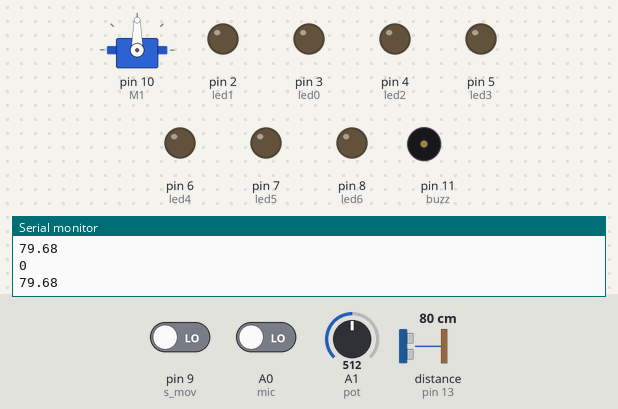
Bench run of a sketch on a simulated Arduino Uno, built with avr-gcc and run on an emulated ATmega328P. Shown: servo, output pins drawn as LEDs (lit = HIGH), buzzer (waves = sounding, pin HIGH), the last lines printed to the serial monitor. Wiring (inferred from the names in the program): ultrasonic range finder: trigger pin 12; echo pin 13. Inputs (shaded band) come from the test bench; at power-on: A0 (mic) LOW, A1 (pot) = 512, pin 9 (s_mov) LOW, distance to the obstacle (sensor on pin 13) 80 cm. The echo pulse lasts 58.3 µs per cm; random numbers use the default seed unless the sketch sets one; pins used as bus, display or sensor lines are not drawn.

Above: at 1.2 s.
1.3 s: A0 (mic) driven HIGH
At 1.45 s:
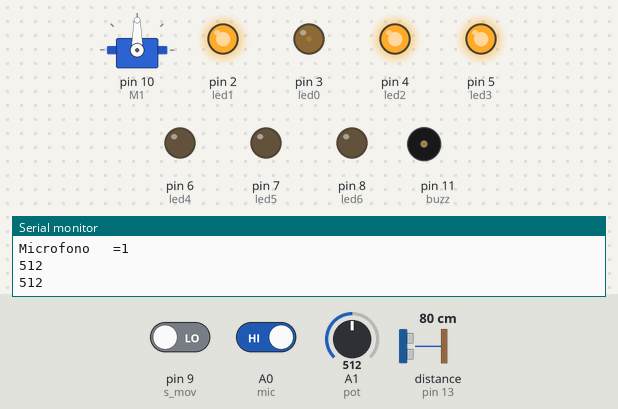
4.3 s: A1 (pot) set to 716
At 4.46 s:
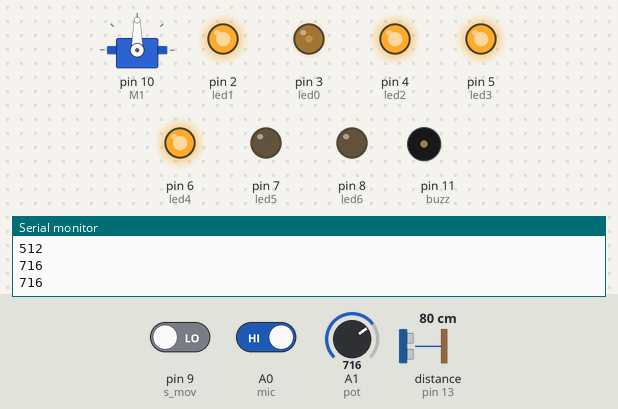
7.3 s: A1 (pot) set to 900
At 7.47 s:
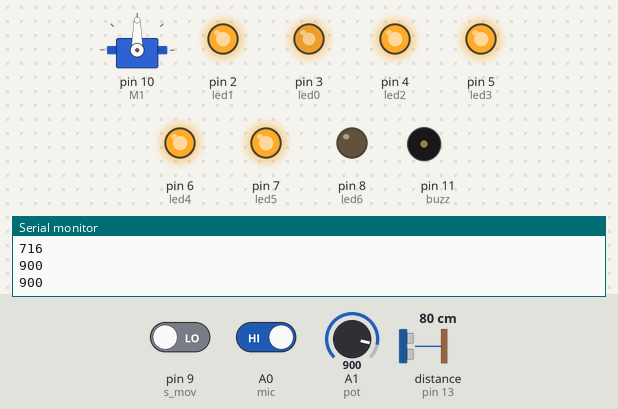
10.3 s: A1 (pot) set to 1023
At 10.49 s:
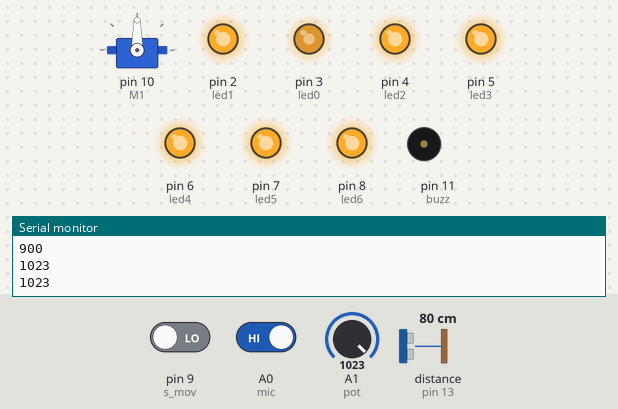
13.3 s: A1 (pot) set to 511
At 13.5 s:
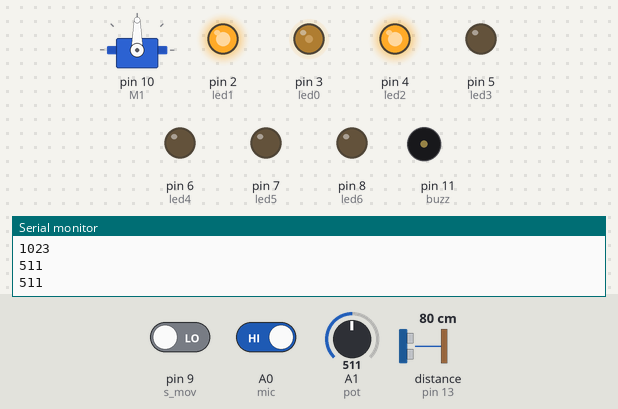
16.3 s: A1 (pot) set to 306
At 16.52 s:
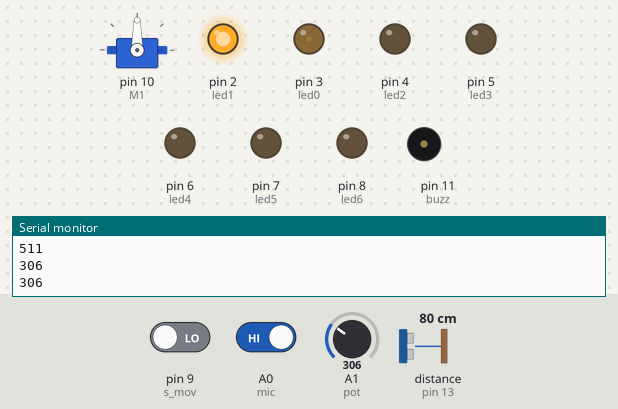
Timing chart, 0 to 20.3 s (numbered marks = the images above; inputs shaded):
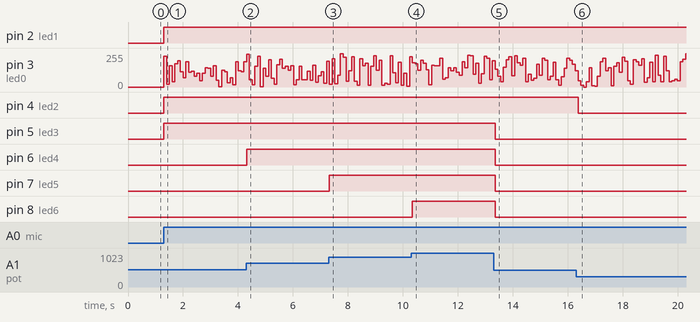

Measured:
- after the input at 1.3 s, pin 2 (led1), pin 4 (led2), pin 5 (led3): LOW → HIGH at once; pin 3 (led0): 0/255 → 232/255 at once, → 19/255 0.10 s later, → 158/255 0.10 s later, → 38/255 0.10 s later, … (30 changes in this stretch)
- after the input at 4.3 s, pin 6 (led4): LOW → HIGH at once
- after the input at 7.3 s, pin 7 (led5): LOW → HIGH at once
- after the input at 10.3 s, pin 8 (led6): LOW → HIGH at once
- after the input at 13.3 s, pin 5 (led3), pin 6 (led4), pin 7 (led5), pin 8 (led6): HIGH → LOW after 0.06 s
- after the input at 16.3 s, pin 4 (led2): HIGH → LOW after 0.07 s

The sketch:

Muro_lowtech_.ino
```cpp
#include <Servo.h>

const int mic=A0;
int sens_mic;
const int led0=3;
const int led1=2;
const int led2=4;
const int led3=5;
const int led4=6;
const int led5=7;
const int led6=8;

int pot=A1;
int pot_1;

int x=0;
int y=0;

Servo myservo;
const int  s_mov=9;
const int M1=10;
int PIR;

long tiempo;
int disparador = 12;   // triger
int entrada = 13;      // echo
float distancia;
const int buzz= 11;

void setup() {
  Serial.begin(9600);
  pinMode(mic,INPUT);
  pinMode(led0,OUTPUT);
  pinMode(led1,OUTPUT);
  pinMode(led2,OUTPUT);
  pinMode(led3,OUTPUT);
  pinMode(led4,OUTPUT);
  pinMode(led5,OUTPUT);
  pinMode(led6,OUTPUT);


  pinMode(s_mov,INPUT);
  pinMode(M1,OUTPUT);
  myservo.attach(M1);
  myservo.write(90);

  pinMode(disparador, OUTPUT);
  pinMode(entrada, INPUT);
  pinMode(buzz, OUTPUT);

}

void loop() {
for(y==0; y<=4999; y++){

sens_mic=digitalRead(mic);
if(sens_mic == HIGH){
  Serial.print("Microfono   =");
  Serial.println(sens_mic);
  for(x==0; x<=100; x++ )
{
  pot_1=analogRead(pot);
  analogWrite(led0,random(0,255));
  int switch_pot= map(pot_1, 0, 1023, 0, 6);
  Serial.println(pot_1);
  switch_led(switch_pot);
  delay(100);

}
digitalWrite(led0,LOW);
digitalWrite(led1,LOW);
digitalWrite(led2,LOW);
digitalWrite(led3,LOW);
digitalWrite(led4,LOW);
digitalWrite(led5,LOW);
digitalWrite(led6,LOW);
x=0;
}

} y=0;

//Termina Sensor VOZ


PIR= digitalRead(s_mov);
  Serial.println(PIR);

  if(PIR==HIGH)
  {
   for(x==0; x<3; x++)
   {
  myservo.write(160);
  delay(800);
  myservo.write(90);
  delay(300);
    }
    x=0;
    delay(1000);

}
//Termina Sensor PIR

// lanzamos un pequeño pulso para activar el sensor
  digitalWrite(disparador, HIGH);
  delayMicroseconds(10);
  digitalWrite(disparador, LOW);

  // medimos el pulso de respuesta
  tiempo = (pulseIn(entrada, HIGH)/2);
  distancia = float(tiempo * 0.0343);

  // y lo mostramos por el puerto serie una vez por segundo
  Serial.println(distancia);
  //delay(1000);

  if(distancia <= 50){
      int switch_sonar= map(distancia, 0, 50, 0, 7);
      switch_buzz(switch_sonar);
    }
//Termina Sensor Ultrasónico


}

// FUNCIONES

void switch_led(int var)
{
  switch (var) {
    case 0:
      {
     digitalWrite(led1, LOW);
     digitalWrite(led2, LOW);
     digitalWrite(led3, LOW);
     digitalWrite(led4, LOW);
     digitalWrite(led5, LOW);
     digitalWrite(led6, LOW);
      }
      break;

         case 1:
      {
     digitalWrite(led1, HIGH);
     digitalWrite(led2, LOW);
     digitalWrite(led3, LOW);
     digitalWrite(led4, LOW);
     digitalWrite(led5, LOW);
     digitalWrite(led6, LOW);
      }
      break;

         case 2:
      {
     digitalWrite(led1, HIGH);
     digitalWrite(led2, HIGH);
     digitalWrite(led3, LOW);
     digitalWrite(led4, LOW);
     digitalWrite(led5, LOW);
     digitalWrite(led6, LOW);
      }
      break;

      case 3:
      {
     digitalWrite(led1, HIGH);
     digitalWrite(led2, HIGH);
     digitalWrite(led3, HIGH);
     digitalWrite(led4, LOW);
     digitalWrite(led5, LOW);
     digitalWrite(led6, LOW);
      }
      break;

      case 4:
      {
     digitalWrite(led1, HIGH);
     digitalWrite(led2, HIGH);
     digitalWrite(led3, HIGH);
     digitalWrite(led4, HIGH);
     digitalWrite(led5, LOW);
     digitalWrite(led6, LOW);
      }
      break;

     case 5:
      {
     digitalWrite(led1, HIGH);
     digitalWrite(led2, HIGH);
     digitalWrite(led3, HIGH);
     digitalWrite(led4, HIGH);
     digitalWrite(led5, HIGH);
     digitalWrite(led6, LOW);
      }
      break;

     case 6:
      {
     digitalWrite(led1, HIGH);
     digitalWrite(led2, HIGH);
     digitalWrite(led3, HIGH);
     digitalWrite(led4, HIGH);
     digitalWrite(led5, HIGH);
     digitalWrite(led6, HIGH);
      }
      break;

    default:
      break;
  }
  }


void switch_buzz(int var)
{
  switch (var) {
    case 0:
      {
     tone(buzz, 261);
     delay(50);
     noTone(buzz);
     Serial.println(261);
      }
      break;

         case 1:
      {
    tone(buzz, 294);
     delay(50);
     noTone(buzz);
     Serial.println(294);
      }
      break;

         case 2:
      {
  tone(buzz, 329);
     delay(50);
     noTone(buzz);
     Serial.println(329);
      }
      break;

      case 3:
      {
       tone(buzz, 349);
     delay(50);
     noTone(buzz);
     Serial.println(349);
      }
      break;

      case 4:
      {
       tone(buzz, 392);
     delay(50);
     noTone(buzz);
     Serial.println(392);
      }
      break;

     case 5:
      {
      tone(buzz, 440);
     delay(50);
     noTone(buzz);
     Serial.println(440);
      }
      break;

     case 6:
      {
       tone(buzz, 493);
     delay(50);
     noTone(buzz);
     Serial.println(493);
      }
      break;


     case 7:
      {
       tone(buzz, 523);
     delay(50);
     noTone(buzz);
     Serial.println(523);
      }
      break;

    default:
      break;
  }
  }
```
